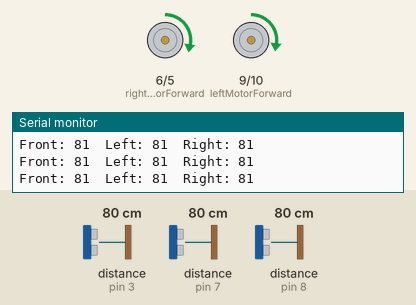
Bench run of a sketch on a simulated Arduino Uno, built with avr-gcc and run on an emulated ATmega328P. Shown: motor-driver pin pairs drawn as motors (green arrow = first pin HIGH = forward, orange = second pin HIGH = backward, longer = more drive), the last lines printed to the serial monitor. The test bench sets the inputs (shaded band); at power-on: distance to the obstacle (sensors on pin 3, pin 7, pin 8) 80 cm. The echo pulse lasts 58.3 µs per cm.

Above: at 1.2 s.
1.3 s: distance to the obstacle (sensor on pin 3) set to 22 cm
2.8 s: distance to the obstacle (sensor on pin 3) set to 18 cm
At 3.32 s:
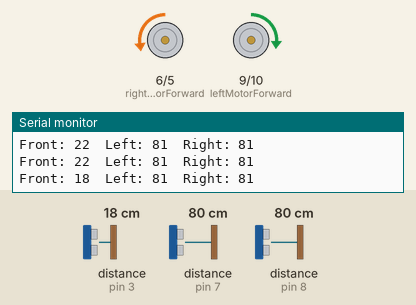
At 3.67 s:
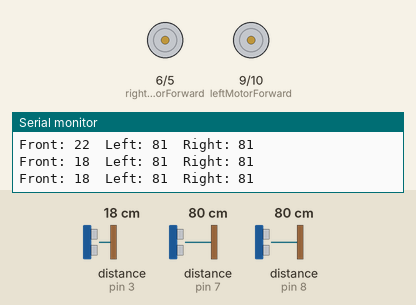
5.8 s: distance to the obstacle (sensor on pin 7) set to 74 cm
At 6.83 s:
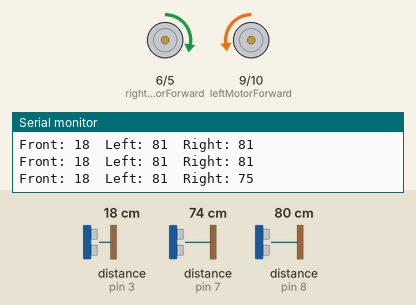
8.8 s: distance to the obstacle (sensor on pin 8) set to 69 cm
11.8 s: distance to the obstacle (sensor on pin 8) set to 120 cm
14.8 s: distance to the obstacle (sensor on pin 8) set to 2 cm
Timing chart, 0 to 18.8 s (numbered marks = the images above; inputs shaded):
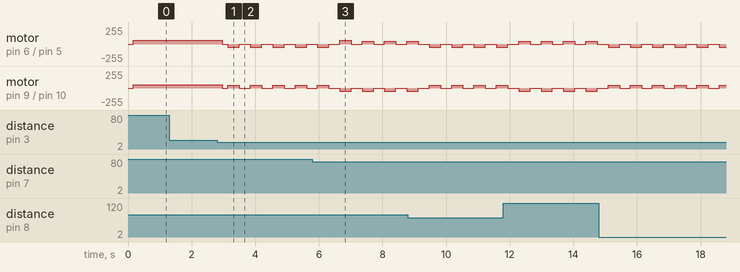

Measured:
- the behaviour switches between 21 and 20 cm on distance to the obstacle (sensor on pin 3) (found by bisection; images 0 and 1)
- the behaviour switches between 80 and 79 cm on distance to the obstacle (sensor on pin 7) (found by bisection; images 2 and 3)

The sketch:

sketch_feb3b.ino
```cpp
#include <NewPing.h>

// Define ultrasonic sensor pins
const int trigPinFront = 2;
const int echoPinFront = 3;
const int trigPinLeft = 4;
const int echoPinLeft = 8;
const int trigPinRight = 11;
const int echoPinRight = 7;

// Define motor control pins
const int leftMotorForward = 9;  // Changed to 9 for PWM support
const int leftMotorBackward = 10; // Changed to 10 for PWM support
const int rightMotorForward = 6;  // Changed to 6 for PWM support
const int rightMotorBackward = 5; // Changed to 5 for PWM support

// Define ultrasonic sensor objects
NewPing frontSensor(trigPinFront, echoPinFront, 300);  // Max distance: 300 cm
NewPing leftSensor(trigPinLeft, echoPinLeft, 300);
NewPing rightSensor(trigPinRight, echoPinRight, 300);

void setup() {
  // Initialize motors
  pinMode(leftMotorForward, OUTPUT);
  pinMode(leftMotorBackward, OUTPUT);
  pinMode(rightMotorForward, OUTPUT);
  pinMode(rightMotorBackward, OUTPUT);

  // Initialize serial communication
  Serial.begin(9600);
}

void loop() {
  // Read distances from sensors
  int frontDistance = readDistance(frontSensor);
  int leftDistance = readDistance(leftSensor);
  int rightDistance = readDistance(rightSensor);

  // Print sensor values for debugging
  Serial.print("Front: ");
  Serial.print(frontDistance);
  Serial.print("  Left: ");
  Serial.print(leftDistance);
  Serial.print("  Right: ");
  Serial.println(rightDistance);

  // Make decisions based on sensor values
  if (frontDistance > 20) {
    moveForward();
    // Move right if left<6
    if(leftDistance<7)
    {
        turnRight();
    }
    else if(rightDistance<7){
      turnLeft();
    }
    // Move forward if the front is clear
  }
  else {
    stopMotors();
    delay(180);
    // Make a 90-degree turn based on the left and right sensor values
    if (leftDistance > rightDistance) {
      // Turn left
      turnLeft();
    }
    else {
      // Turn right
      turnRight();
    }
  }
}

// Function to read distance from an ultrasonic sensor
int readDistance(NewPing& sensor) {
  delay(50);  // Delay for stability
  return sensor.ping_cm();
}

// Function to move the robot forward with speed control
void moveForward() {
  analogWrite(leftMotorForward, 50);  // Adjust speed as needed
  digitalWrite(leftMotorBackward, LOW);
  analogWrite(rightMotorForward, 54); // Adjust speed as needed
  digitalWrite(rightMotorBackward, LOW);
}

// Function to turn the robot left (90 degrees) with speed control
void turnLeft() {
  digitalWrite(leftMotorForward, LOW);
  analogWrite(leftMotorBackward, 50);  // Adjust speed as needed
  analogWrite(rightMotorForward, 45);  // Adjust speed as needed
  digitalWrite(rightMotorBackward, LOW);

  delay(180);  // Initial delay for starting the turn

  // Run the left turn for an additional duration to complete a 90-degree turn
  delay(180);
  stopMotors();
}

// Function to turn the robot right (90 degrees) with speed control
void turnRight() {
  analogWrite(leftMotorForward, 45);  // Adjust speed as needed
  digitalWrite(leftMotorBackward, LOW);
  digitalWrite(rightMotorForward, LOW);
  analogWrite(rightMotorBackward, 50);  // Adjust speed as needed

  delay(180);  // Initial delay for starting the turn

  // Run the right turn for an additional duration to complete a 90-degree turn
  delay(180);
  stopMotors();
}

// Function to stop the motors
void stopMotors() {
  analogWrite(leftMotorForward, 0);
  analogWrite(leftMotorBackward, 0);
  analogWrite(rightMotorForward, 0);
  analogWrite(rightMotorBackward, 0);
}
```
